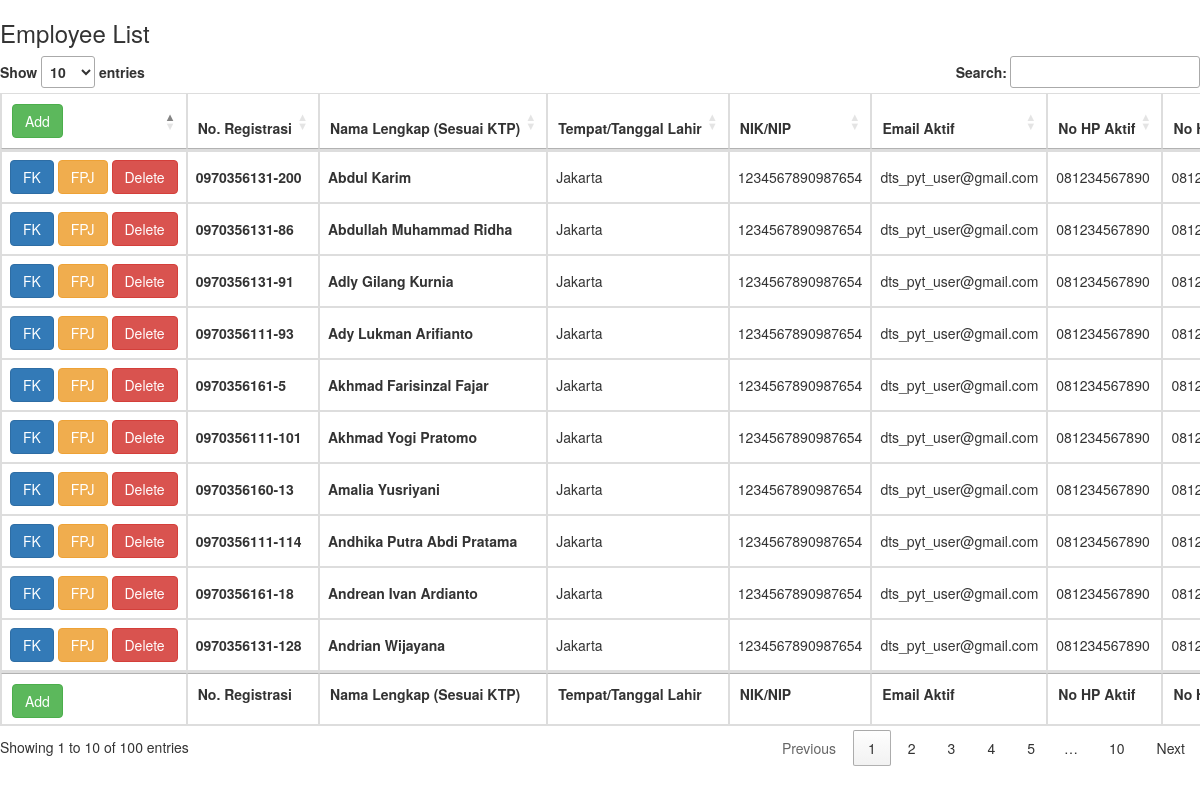
Before: / with the older database file.
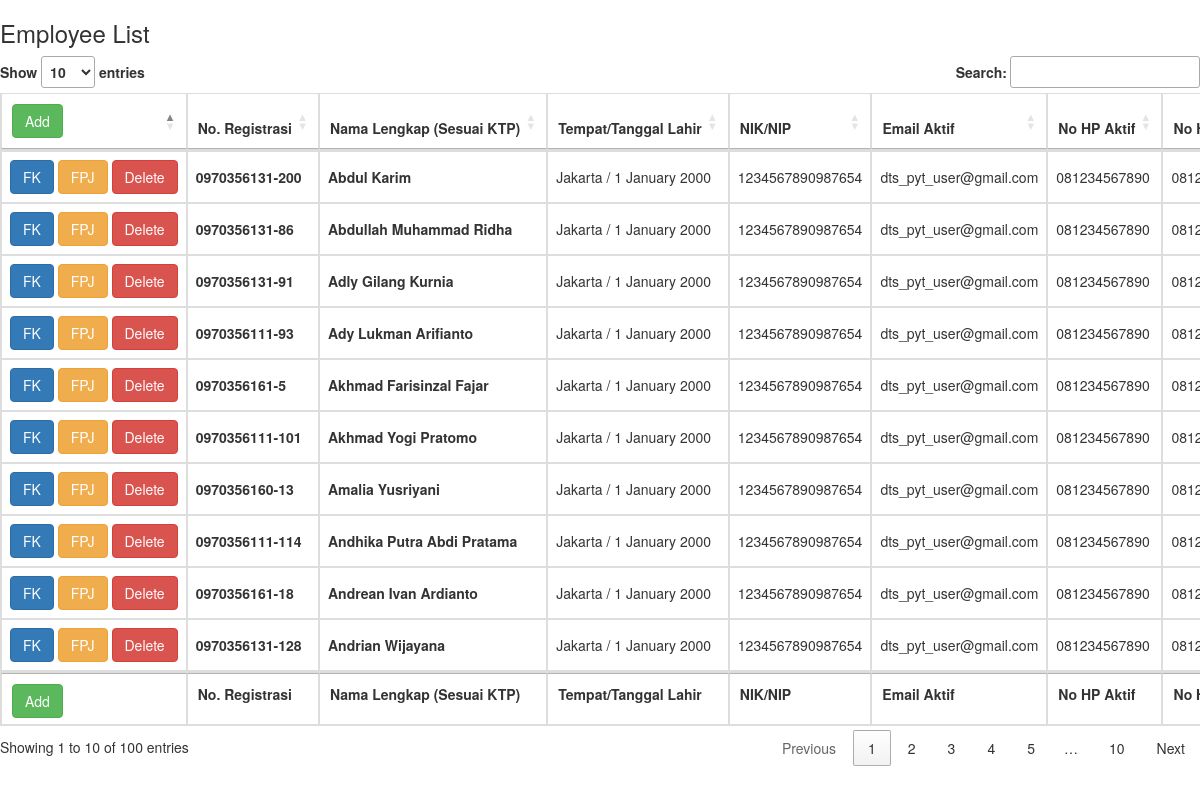
After: the same page with the newer database file.
### tables this page shows
CREATE TABLE "Employees" (
	"id_employees"	INTEGER,
	"nama"	TEXT,
	"tempat_tanggal_lahir"	TEXT,
	"nik_nip"	TEXT,
	"email"	TEXT,
	"hp"	TEXT,
	"hp_wali_atasan"	TEXT,
	"pekerjaan"	TEXT,
	"alamat"	TEXT,
	"program_akademi"	TEXT,
	"tema_pelatihan"	TEXT,
	"mitra_pelatihan"	TEXT,
	"no_registrasi"	TEXT,
	PRIMARY KEY("id_employees" AUTOINCREMENT)
);

### app.py (the view)
@app.route("/")
def index():
    con = sqlite3.connect("database.db")
    con.row_factory = sqlite3.Row
    cur = con.cursor()
    cur.execute("select * from Employees")
    rows = cur.fetchall()
    return render_template("index.html",rows = rows)

### templates/index.html (shortened to what this page needs)
<!DOCTYPE html>
<html>
    <head>
        <link rel="stylesheet" href="{{ url_for('static', filename='app.css') }}">
        <link rel="stylesheet" href="https://cdn.datatables.net/1.10.24/css/jquery.dataTables.min.css" >
        <link rel="stylesheet" href="https://maxcdn.bootstrapcdn.com/bootstrap/3.4.1/css/bootstrap.min.css">
    </head>
<body>
<h3>Employee List</h3>
<table id="dtHorizontalVerticalExample" class="table table-hover table-bordered w-auto" cellspacing="0" width="100%">
    <thead>
        <tr>
        <th><a class="btn btn-success" href="/add">Add</a></th>
        <th scope="col">No. Registrasi</th>
        <th scope="col">Nama Lengkap (Sesuai KTP)</th>
        <th scope="col">Tempat/Tanggal Lahir</th>
        <th scope="col">NIK/NIP</th>
        <th scope="col">Email Aktif</th>
        <th scope="col">No HP Aktif</th>
        <th scope="col">No HP Wali/Atasan</th>
    </tr>
    </thead>
    <tbody>
    {% for row in rows %}
        <tr>
            <td><a class="btn btn-primary" href="/fk/{{row["id_employees"]}}">FK</a> <a class="btn btn-warning" href="/fpj/{{row["id_employees"]}}">FPJ</a> <a class="btn btn-danger" href="/delete/{{row["id_employees"]}}">Delete</a></td>
            <th scope="row">{{row["no_registrasi"]}}</th>
            <th scope="row">{{row["nama"]}}</th>
            <td>{{row["tempat_tanggal_lahir"]}}</td>
            <td>{{row["nik_nip"]}}</td>
            <td>{{row["email"]}}</td>
            <td>{{row["hp"]}}</td>
            <td>{{row["hp_wali_atasan"]}}</td>
        </tr>
    {% endfor %}
</tbody>
<tfoot>
    <tr>
        <th><a class="btn btn-success" href="/add">Add</a></th>
        <th scope="col">No. Registrasi</th>
        <th scope="col">Nama Lengkap (Sesuai KTP)</th>
        <th scope="col">Tempat/Tanggal Lahir</th>
        <th scope="col">NIK/NIP</th>
        <th scope="col">Email Aktif</th>
        <th scope="col">No HP Aktif</th>
        <th scope="col">No HP Wali/Atasan</th>
    </tr>
</tfoot>
</table>
<br><br>
</body>
</html>

### static/app.css (style rules this page uses)
#dtHorizontalVerticalExample th, td { white-space: nowrap; }
table.dataTable thead .sorting:after, table.dataTable thead .sorting:before, table.dataTable thead .sorting_asc:after, table.dataTable thead .sorting_asc:before, table.dataTable thead .sorting_asc_disabled:after, table.dataTable thead .sorting_asc_disabled:before, table.dataTable thead .sorting_desc:after, table.dataTable thead .sorting_desc:before, table.dataTable thead .sorting_desc_disabled:after, table.dataTable thead .sorting_desc_disabled:before { bottom: .5em; }

Changed rows visible on the page:
changed Employees "Abdul Karim": tempat_tanggal_lahir "Jakarta" → "Jakarta / 1 January 2000"
changed Employees "Abdullah Muhammad Ridha": tempat_tanggal_lahir "Jakarta" → "Jakarta / 1 January 2000"
changed Employees "Adly Gilang Kurnia": tempat_tanggal_lahir "Jakarta" → "Jakarta / 1 January 2000"
changed Employees "Ady Lukman Arifianto": tempat_tanggal_lahir "Jakarta" → "Jakarta / 1 January 2000"
changed Employees "Akhmad Farisinzal Fajar": tempat_tanggal_lahir "Jakarta" → "Jakarta / 1 January 2000"
changed Employees "Akhmad Yogi Pratomo": tempat_tanggal_lahir "Jakarta" → "Jakarta / 1 January 2000"
changed Employees "Amalia Yusriyani": tempat_tanggal_lahir "Jakarta" → "Jakarta / 1 January 2000"
changed Employees "Andhika Putra Abdi Pratama": tempat_tanggal_lahir "Jakarta" → "Jakarta / 1 January 2000"
changed Employees "Andrean Ivan Ardianto": tempat_tanggal_lahir "Jakarta" → "Jakarta / 1 January 2000"
changed Employees "Andrian Wijayana": tempat_tanggal_lahir "Jakarta" → "Jakarta / 1 January 2000"
